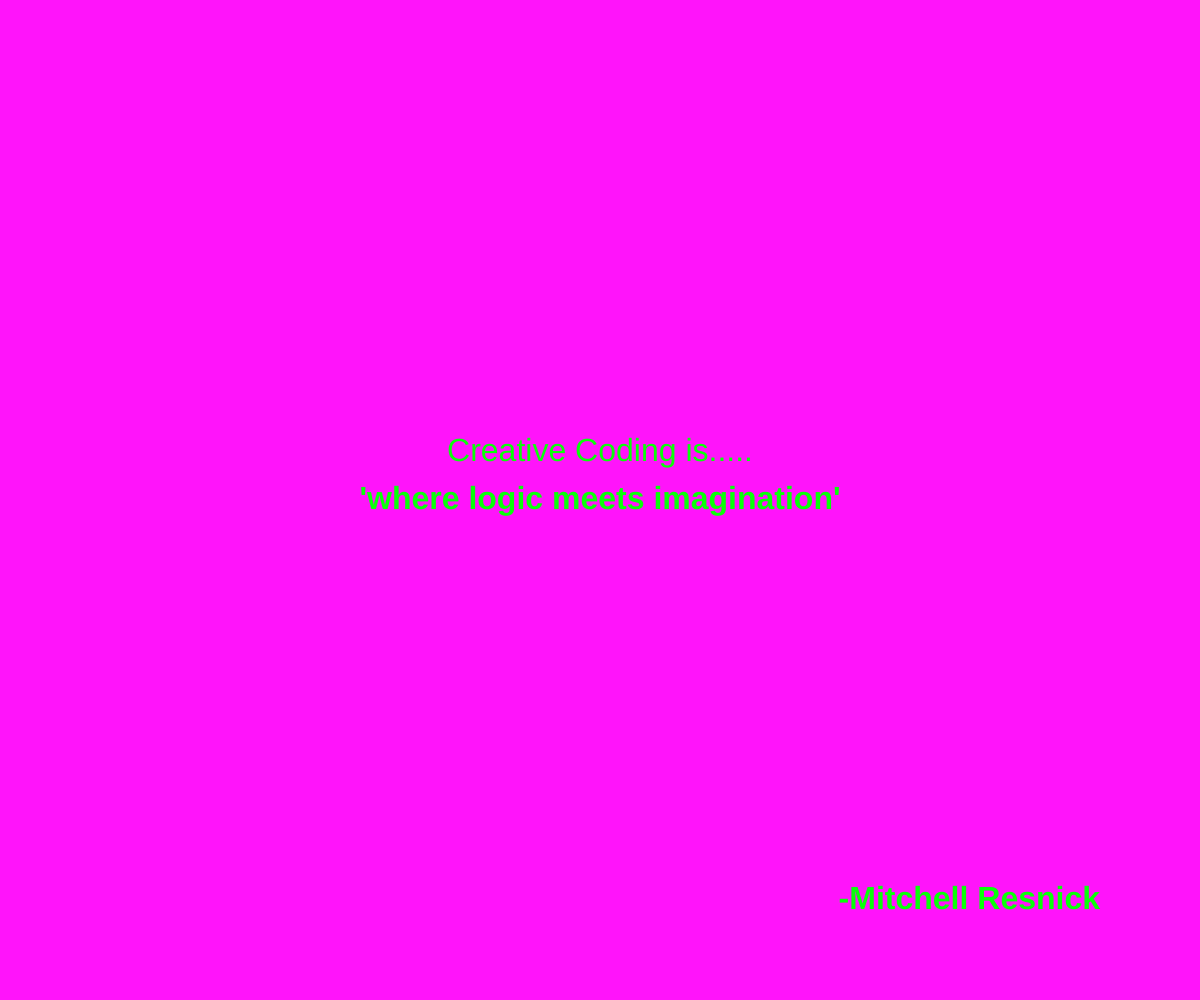
Frame 1 (no input)
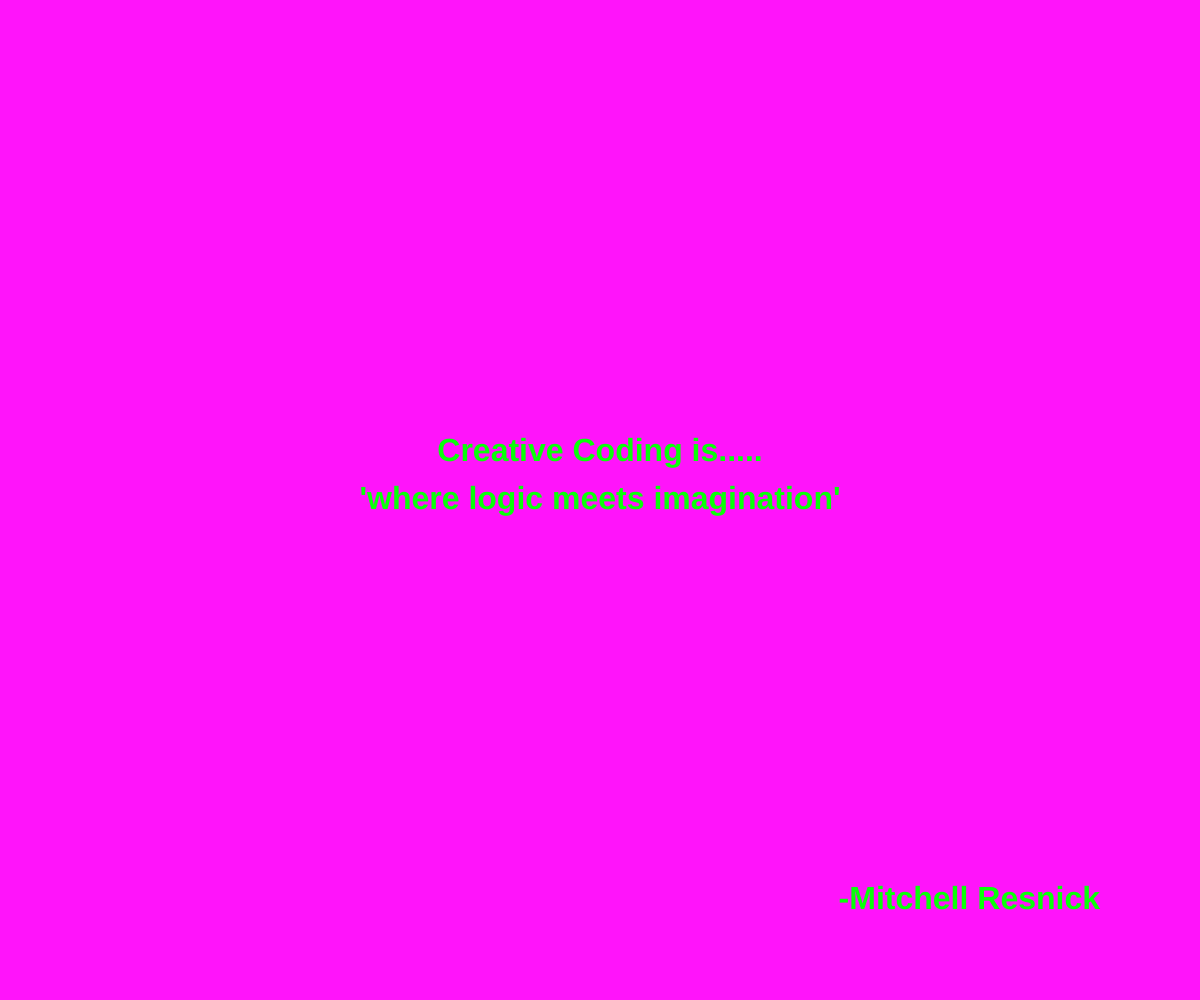
Frame 60 (no input)
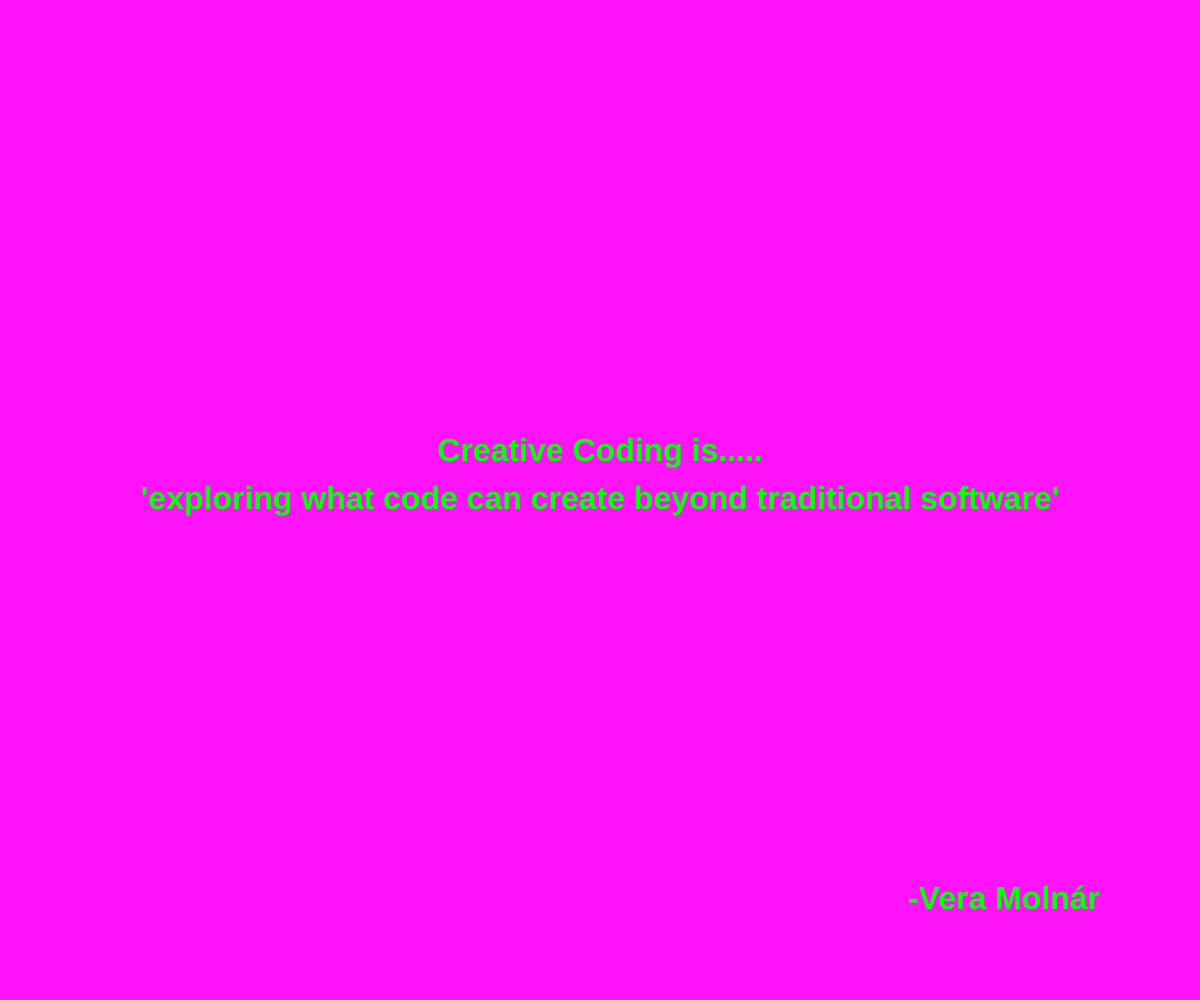
Frame 120 (the mouse pressed at the canvas centre since frame 60)

The p5.js sketch that drew these frames (run headless with seeded random() and noise() and a simulated clock; from frame 60 on, the mouse is pressed at the canvas centre):

// p5.js sketch
// ── sketch.js
// change the quotes in this array. Be mindful of the quotation marks!
// this is the only part of the file you need to edit!

const quotes = [
  { text: "turning ideas into interactive experiences through computation", source: "Casey Reas" },
  { text: "where logic meets imagination", source: "Mitchell Resnick" },
  { text: "exploring what code can create beyond traditional software", source: "Vera Molnár" },
  { text: "a way of thinking, making, and experimenting with technology", source: "Lauren McCarthy" },
  { text: "a conversation between human creativity and computational systems", source: "Manuel Lima" },
  { text: "where the algorithm is a brush, the screen is a canvas", source: "Soren" },
  { text: "turning data into emotion", source: "Zach" },
  { text: "a bridge between artistic intuition and computational thinking", source: "John Maeda" }
];
// no need to edit anything below this line! 
// if you have made an error, you can check your history to see what might have gone wrong

// a variable that holds the current quote
let current = [];

function setup() {
  createCanvas(windowWidth, windowHeight);
  // Seed with millis() so each page load gives a different quote.
  randomSeed(millis());
  textSize(32);
  fill(10, 255, 10);
  // calls the function to pick a quote
  pickQuote();
}

function pickQuote() {
  // take a random number and use that to identify what quote to use
  current = quotes[floor(random(quotes.length))];
}

function draw() {
  background(255, 20, 250); // set the background color
  drawQuote();  // draw the quote on screen
}

function drawQuote() {   // draw text
  textAlign(CENTER, CENTER);
  text("Creative Coding is.....", width / 2, height / 2 - 48);
  textStyle(BOLD);
  text("'" + current.text + "'", width / 2, height / 2);
  textAlign(RIGHT, CENTER);
  text("-" + current.source, width - 100, height - 100);

}

function windowResized() {
  resizeCanvas(windowWidth, windowHeight);
}

function newQuote() {
  pickQuote();
  redraw();
}

function mousePressed() {
  newQuote();
}
